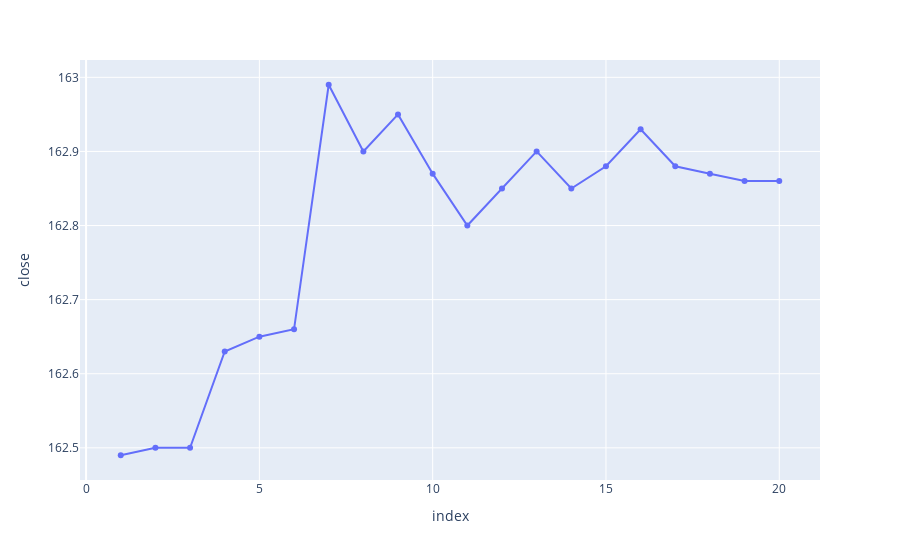

Notebook code for this chart:
### Code cell
fig = px.line(
    test_df, x=test_df.index, y="close", hover_data=["rsi", "bb", "actions", "rewards"]
)
fig.update_traces(mode="markers+lines")

fig.show()

### Figure 1 — Plotly figure (JSON) as saved in the notebook; plotly's stock layout.template omitted (floating-point values rounded to 4 significant figures)
{"data": [{"customdata": [[0.5493, 0.6542, -0.3361, 0.3638], [0.6765, 0.6581, -0.3433, 0], [0.6269, 0.644, -0.5868, 1.283], [0.6269, 0.8353, 0.05745, 0.2567], [0.6516, 0.7986, -0.2307, 0.09875], [0.9215, 0.7635, -0.1052, 2.916], [0.9716, 0.9296, 0.1373, -1.444], [0.8487, 0.7863, 0.5223, 1.986], [0.8941, 0.7716, -1, 0], [0.7795, 0.6855, -0.2298, 0], [0.7125, 0.6187, -1, 0], [0.7484, 0.6381, -1, 0], [0.7582, 0.6552, 0.4474, -1.373], [0.7136, 0.6022, 0.5255, 1.359], [0.7205, 0.6109, -0.8227, 0.4015], [0.7364, 0.6376, -1, 0], [0.6527, 0.5771, 0.3593, -0.2206], [0.6369, 0.5492, 1, -0.614], [0.6253, 0.5163, -1, 0], [0.3918, 0.4901, -0.7392, 0]], "hovertemplate": "index=%{x}<br>close=%{y}<br>rsi=%{customdata[0]}<br>bb=%{customdata[1]}<br>actions=%{customdata[2]}<br>rewards=%{customdata[3]}<extra></extra>", "legendgroup": "", "line": {"color": "#636efa", "dash": "solid"}, "marker": {"symbol": "circle"}, "mode": "markers+lines", "name": "", "orientation": "v", "showlegend": false, "type": "scatter", "x": [1, 2, 3, 4, 5, 6, 7, 8, 9, 10, 11, 12, 13, 14, 15, 16, 17, 18, 19, 20], "xaxis": "x", "y": [162.5, 162.5, 162.5, 162.6, 162.7, 162.7, 163.0, 162.9, 162.9, 162.9, 162.8, 162.8, 162.9, 162.8, 162.9, 162.9, 162.9, 162.9, 162.9, 162.9], "yaxis": "y"}], "layout": {"legend": {"tracegroupgap": 0}, "margin": {"t": 60}, "xaxis": {"anchor": "y", "domain": [0, 1], "title": {"text": "index"}}, "yaxis": {"anchor": "x", "domain": [0, 1], "title": {"text": "close"}}}}
